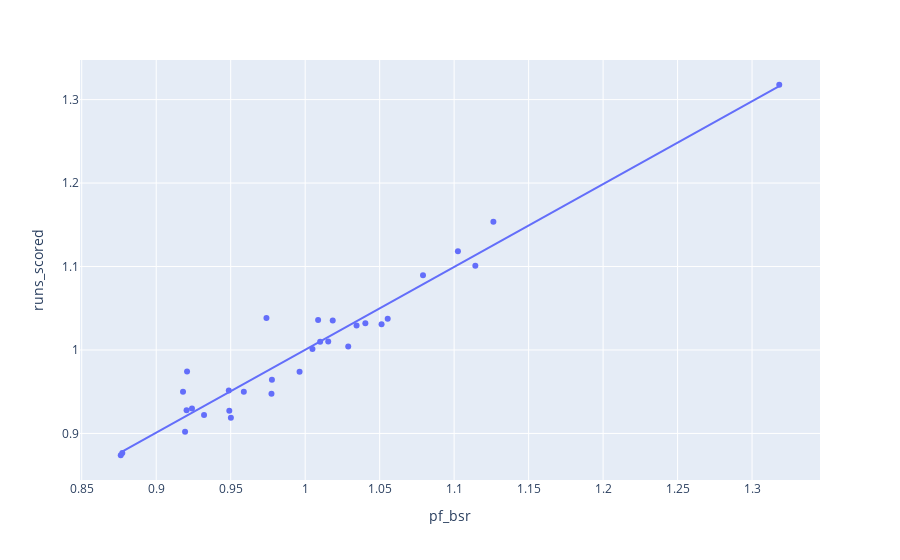

Notebook code for this chart:
### Code cell
# How does the composite BaseRuns-based pf do against runs/PA?
px.scatter(pfs.reset_index(), y='runs_scored', x='pf_bsr', trendline="ols", hover_name='park_id')

### Figure 1 — Plotly figure (JSON) as saved in the notebook; plotly's stock layout.template omitted (floating-point values rounded to 4 significant figures)
{"data": [{"hovertemplate": "<b>%{hovertext}</b><br><br>pf_bsr=%{x}<br>runs_scored=%{y}<extra></extra>", "hovertext": ["ANA01", "ARL02", "ATL02", "ATL03", "BAL12", "BOS07", "CHI11", "CHI12", "CIN09", "CLE08", "DEN02", "DET05", "HOU03", "KAN06", "LOS03", "MIA02", "MIL06", "MIN04", "NYC20", "NYC21", "OAK01", "PHI13", "PHO01", "PIT08", "SAN02", "SEA03", "SFO03", "STL10", "STP01", "TOR02", "WAS11"], "legendgroup": "", "marker": {"color": "#636efa", "symbol": "circle"}, "mode": "markers", "name": "", "orientation": "v", "showlegend": false, "type": "scatter", "x": [0.9204, 1.126, 0.9207, 0.974, 1.015, 1.114, 1.005, 0.9777, 1.034, 1.079, 1.318, 1.01, 0.9501, 1.009, 0.9321, 0.8772, 1.019, 1.055, 0.8762, 1.051, 0.9487, 0.9962, 1.103, 0.9774, 0.9491, 0.9194, 0.924, 0.9588, 0.918, 1.029, 1.04], "xaxis": "x", "y": [0.9277, 1.154, 0.9744, 1.038, 1.01, 1.101, 1.001, 0.9644, 1.029, 1.09, 1.318, 1.01, 0.9188, 1.036, 0.9221, 0.8765, 1.035, 1.037, 0.8739, 1.031, 0.9513, 0.9738, 1.118, 0.9476, 0.9272, 0.902, 0.9299, 0.9501, 0.95, 1.004, 1.032], "yaxis": "y"}, {"hovertemplate": "<b>OLS trendline</b><br>runs_scored = 0.992484 * pf_bsr + 0.00773231<br>R<sup>2</sup>=0.937462<br><br>pf_bsr=%{x}<br>runs_scored=%{y} <b>(trend)</b><extra></extra>", "legendgroup": "", "marker": {"color": "#636efa", "symbol": "circle"}, "mode": "lines", "name": "", "showlegend": false, "type": "scatter", "x": [0.8762, 0.8772, 0.918, 0.9194, 0.9204, 0.9207, 0.924, 0.9321, 0.9487, 0.9491, 0.9501, 0.9588, 0.974, 0.9774, 0.9777, 0.9962, 1.005, 1.009, 1.01, 1.015, 1.019, 1.029, 1.034, 1.04, 1.051, 1.055, 1.079, 1.103, 1.114, 1.126, 1.318], "xaxis": "x", "y": [0.8773, 0.8784, 0.9188, 0.9202, 0.9212, 0.9215, 0.9248, 0.9328, 0.9493, 0.9497, 0.9507, 0.9593, 0.9744, 0.9778, 0.9781, 0.9965, 1.005, 1.009, 1.01, 1.016, 1.019, 1.029, 1.034, 1.04, 1.051, 1.055, 1.079, 1.102, 1.114, 1.126, 1.316], "yaxis": "y"}], "layout": {"legend": {"tracegroupgap": 0}, "margin": {"t": 60}, "xaxis": {"anchor": "y", "domain": [0, 1], "title": {"text": "pf_bsr"}}, "yaxis": {"anchor": "x", "domain": [0, 1], "title": {"text": "runs_scored"}}}}
